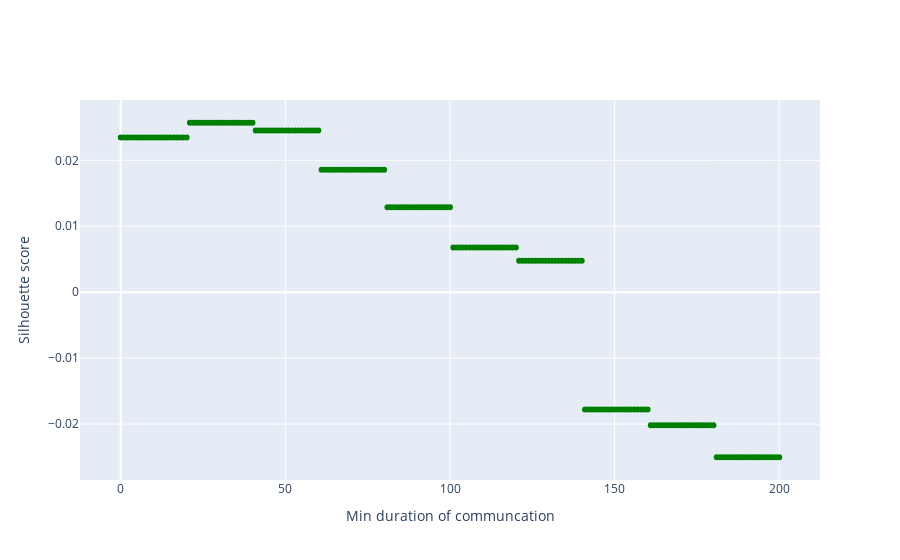

Notebook cell for this chart:
### Code cell
df = pd.DataFrame(tests)

trace0 = go.Scatter(x=np.arange(0, 200 + 1), y=df[10], name='Eigen values',
                            mode='markers', 
                            line={'dash': 'solid', 'color': 'green'})
data = [trace0]
layout = {#'title': 'Eigen values in decreasing order',
                      'xaxis_title': 'Min duration of communcation',
                      'yaxis_title': 'Silhouette score'
                     }

fig = go.Figure(data=data, layout=layout)
iplot(fig, show_link=False)

### Figure 1 — Plotly figure (JSON) as saved in the notebook; plotly's stock layout.template omitted (floating-point values rounded to 4 significant figures; data arrays with more than 128 entries replaced by an {"elided": "..."} marker saying what was removed)
{"data": [{"line": {"color": "green", "dash": "solid"}, "mode": "markers", "name": "Eigen values", "type": "scatter", "x": {"elided": "201 int values"}, "y": {"elided": "201 float values"}}], "layout": {"xaxis": {"title": {"text": "Min duration of communcation"}}, "yaxis": {"title": {"text": "Silhouette score"}}}}
